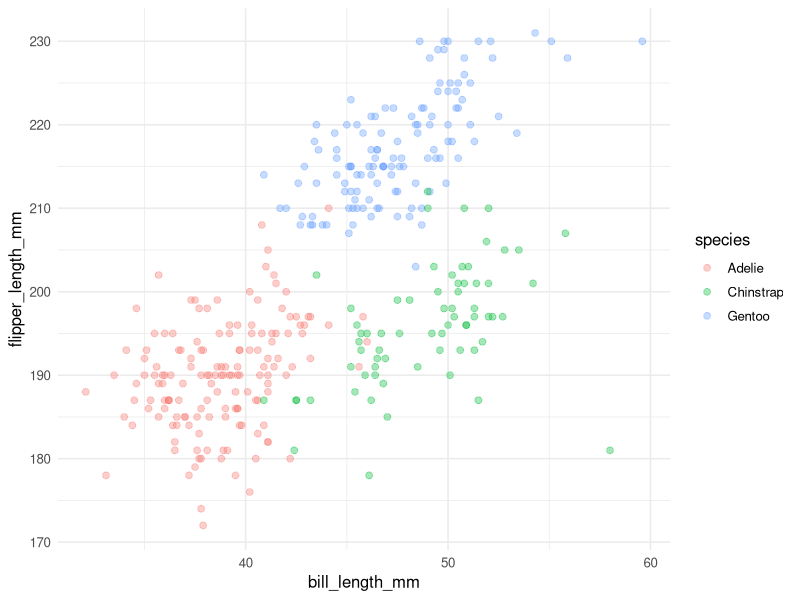
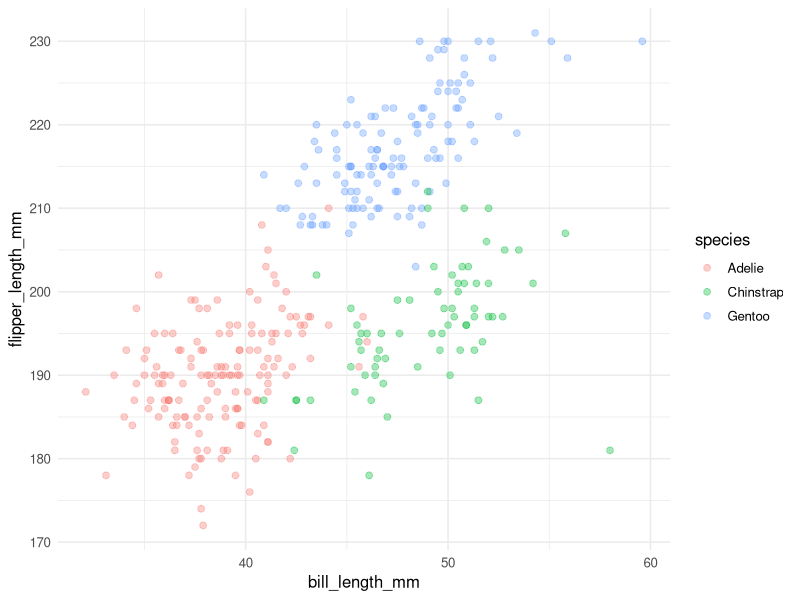

The R source for these figures, in order:
## ---- chunk 1
knitr::opts_chunk$set(echo = TRUE, message = FALSE, warning = FALSE)
library(tidyverse)

#data import
data("penguins", package = "palmerpenguins")
## ---- chunk 2
glimpse(penguins)
## ---- chunk 3
penguin_plot <- ggplot(
  penguins,
  aes(x = bill_length_mm, y = flipper_length_mm, color = species)
) +
  geom_point(alpha = 0.35, size = 2, na.rm = TRUE) +
  theme_minimal(base_size = 12)

penguin_plot

#plot saving
ggsave(
  filename = "penguins_scatterplot.png",
  plot = penguin_plot,
  width = 8,
  height = 5,
  units = "in",
  dpi = 300
)
## ---- chunk 4
set.seed(8105) # ensuring the unique creation

created_data <- tibble(
  normal_sample = rnorm(10),
  above_zero = normal_sample > 0,
  character_value = as.character(1:10),
  category = factor(
    c("l", "m", "h", "l", "m", "h", "l", "m", "h", "l"),
    levels = c("l", "m", "h") #here l for low, m for medium, h for high
  )
)

created_data
## ---- chunk 5
mean(created_data %>% pull(normal_sample))
mean(created_data %>% pull(above_zero))
mean(created_data %>% pull(character_value))
mean(created_data %>% pull(category))
## ---- chunk 6
as.numeric(created_data %>% pull(above_zero))
as.numeric(created_data %>% pull(character_value))
as.numeric(created_data %>% pull(category))

# try mean again
mean(as.numeric(created_data %>% pull(character_value)))
mean(as.numeric(created_data %>% pull(category)))
